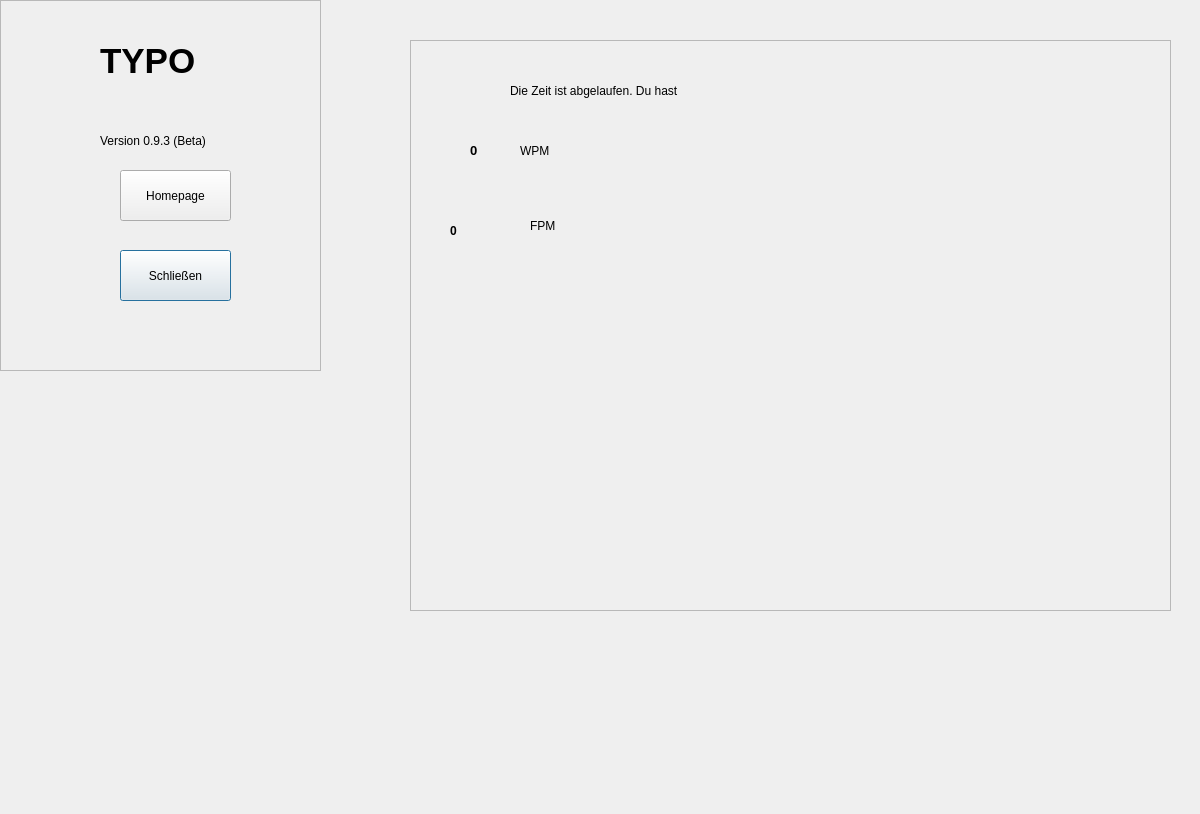
<?xml version="1.0" encoding="UTF-8"?>
<ui version="4.0">
 <class>info</class>
 <widget class="QDialog" name="info">
  <property name="geometry">
   <rect>
    <x>0</x>
    <y>0</y>
    <width>1200</width>
    <height>814</height>
   </rect>
  </property>
  <property name="windowTitle">
   <string>Dialog</string>
  </property>
  <widget class="QFrame" name="frame">
   <property name="geometry">
    <rect>
     <x>0</x>
     <y>0</y>
     <width>321</width>
     <height>371</height>
    </rect>
   </property>
   <property name="frameShape">
    <enum>QFrame::StyledPanel</enum>
   </property>
   <property name="frameShadow">
    <enum>QFrame::Raised</enum>
   </property>
   <widget class="QLabel" name="label">
    <property name="geometry">
     <rect>
      <x>100</x>
      <y>10</y>
      <width>211</width>
      <height>101</height>
     </rect>
    </property>
    <property name="font">
     <font>
      <pointsize>26</pointsize>
      <weight>75</weight>
      <bold>true</bold>
      <underline>false</underline>
     </font>
    </property>
    <property name="text">
     <string>TYPO</string>
    </property>
   </widget>
   <widget class="QLabel" name="label_2">
    <property name="geometry">
     <rect>
      <x>100</x>
      <y>100</y>
      <width>211</width>
      <height>81</height>
     </rect>
    </property>
    <property name="text">
     <string>Version 0.9.3 (Beta)</string>
    </property>
   </widget>
   <widget class="QPushButton" name="b_back">
    <property name="geometry">
     <rect>
      <x>120</x>
      <y>250</y>
      <width>111</width>
      <height>51</height>
     </rect>
    </property>
    <property name="text">
     <string>Schließen</string>
    </property>
   </widget>
   <widget class="QPushButton" name="pushButton">
    <property name="geometry">
     <rect>
      <x>120</x>
      <y>170</y>
      <width>111</width>
      <height>51</height>
     </rect>
    </property>
    <property name="text">
     <string>Homepage</string>
    </property>
   </widget>
  </widget>
  <widget class="QFrame" name="frame_2">
   <property name="geometry">
    <rect>
     <x>410</x>
     <y>40</y>
     <width>761</width>
     <height>571</height>
    </rect>
   </property>
   <property name="frameShape">
    <enum>QFrame::StyledPanel</enum>
   </property>
   <property name="frameShadow">
    <enum>QFrame::Raised</enum>
   </property>
   <widget class="QLabel" name="label_3">
    <property name="geometry">
     <rect>
      <x>100</x>
      <y>30</y>
      <width>171</width>
      <height>41</height>
     </rect>
    </property>
    <property name="text">
     <string>Die Zeit ist abgelaufen. Du hast</string>
    </property>
   </widget>
   <widget class="QLabel" name="label_wpm">
    <property name="geometry">
     <rect>
      <x>60</x>
      <y>90</y>
      <width>71</width>
      <height>41</height>
     </rect>
    </property>
    <property name="font">
     <font>
      <pointsize>10</pointsize>
      <weight>75</weight>
      <bold>true</bold>
     </font>
    </property>
    <property name="text">
     <string>0</string>
    </property>
   </widget>
   <widget class="QLabel" name="label_4">
    <property name="geometry">
     <rect>
      <x>110</x>
      <y>90</y>
      <width>91</width>
      <height>41</height>
     </rect>
    </property>
    <property name="text">
     <string>WPM</string>
    </property>
   </widget>
   <widget class="QLabel" name="label_5">
    <property name="geometry">
     <rect>
      <x>120</x>
      <y>160</y>
      <width>91</width>
      <height>51</height>
     </rect>
    </property>
    <property name="text">
     <string>FPM</string>
    </property>
   </widget>
   <widget class="QLabel" name="label_fpm">
    <property name="geometry">
     <rect>
      <x>40</x>
      <y>170</y>
      <width>61</width>
      <height>41</height>
     </rect>
    </property>
    <property name="font">
     <font>
      <pointsize>9</pointsize>
      <weight>75</weight>
      <bold>true</bold>
     </font>
    </property>
    <property name="text">
     <string>0</string>
    </property>
   </widget>
  </widget>
 </widget>
 <resources/>
 <connections/>
</ui>
